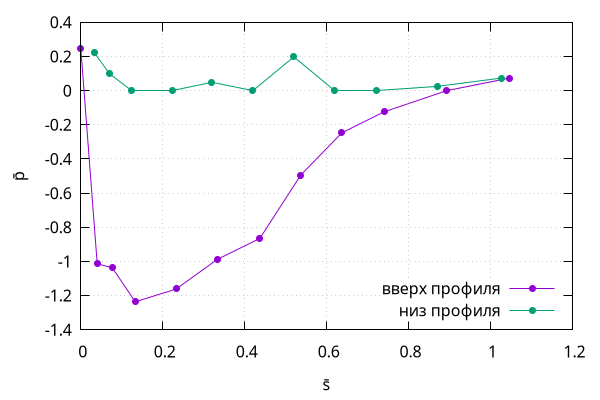

Source code (gnuplot):
set xlabel "s̄"
set ylabel "p̄"
set grid
set terminal pngcairo size 600, 400
set output "a=10.png"
set key bottom right 
plot "a=101.dat" u 2:8 w lp pt 7 title "вверх профиля", "a=102.dat" u 2:8 w lp pt 7 title "низ профиля" 
